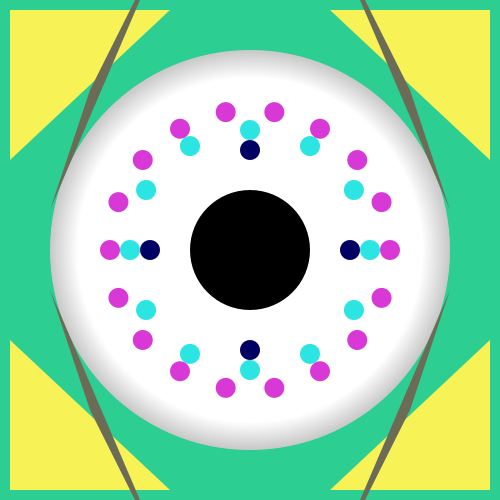
Frame 1 (no input)
Frame 60 (the mouse pressed at the canvas centre just before this capture): identical to frame 1, image omitted
Frame 120 (the mouse held since frame 60 and released just before this capture): identical to frame 1, image omitted

The Processing sketch that drew this single still picture (run headless with seeded random() and noise(); from frame 60 on, the mouse is pressed at the canvas centre):

// Processing sketch: processing_52664
// ── processing_52664.pde

void setup() {
  size(500, 500);
}

void draw() {
  background(44, 206, 145);

  for ( int i = 400 ; i>0; i--) {
    noStroke();
    fill(600-i);
    ellipse(width/2, height/2, i, i);
  }



  translate(width/2, height/2);
  smooth();
  noFill();
  fill(247, 242, 85);  
  triangle(80, 240, 240, 90, 240, 240);
  triangle(80, -240, 240, -90, 240, -240);
  triangle(-80, 240, -240, 90, -240, 240);
  triangle(-80, -240, -240, -90, -240, -240);

  fill(108, 108, 86);
  triangle(80, 320, 200, 40, 160, 160);
  triangle(80, -320, 200, -40, 160, -160);
  triangle(-80, 320, -200, 40, -160, 160);
  triangle(-80, -320, -200, -40, -160, -160);


  fill(0);
  ellipse( 0, 0, 120, 120);


  float theta = 0.0;
  float radius = 100.0;
  int shapeCount = 4;
  float shapeRadius = 10.0;

  fill(0, 0, 100);
  for (int i=0; i<shapeCount; i++) {
    pushMatrix();
    translate(cos(theta)*radius, sin(theta)*radius);
    ellipse(0, 0, shapeRadius*2, shapeRadius*2);
    popMatrix();
    theta += TWO_PI/shapeCount;
  }
  theta = 0.0;
  radius = 120.0;
  shapeCount = 12;
  shapeRadius = 10.0;

  fill(42, 229, 225);
  for (int i=0; i<shapeCount; i++) {
    pushMatrix();
    translate(cos(theta)*radius, sin(theta)*radius);
    ellipse(0, 0, shapeRadius*2, shapeRadius*2);
    popMatrix();
    theta += TWO_PI/shapeCount;
  }

  theta = 0.0;
  radius = 140.0;
  shapeCount = 18;
  shapeRadius = 10.0;

  fill(216, 57, 214);
  for (int i=0; i<shapeCount; i++) {
    pushMatrix();
    translate(cos(theta)*radius, sin(theta)*radius);
    ellipse(0, 0, shapeRadius*2, shapeRadius*2);
    popMatrix();
    theta += TWO_PI/shapeCount;
  }
}
